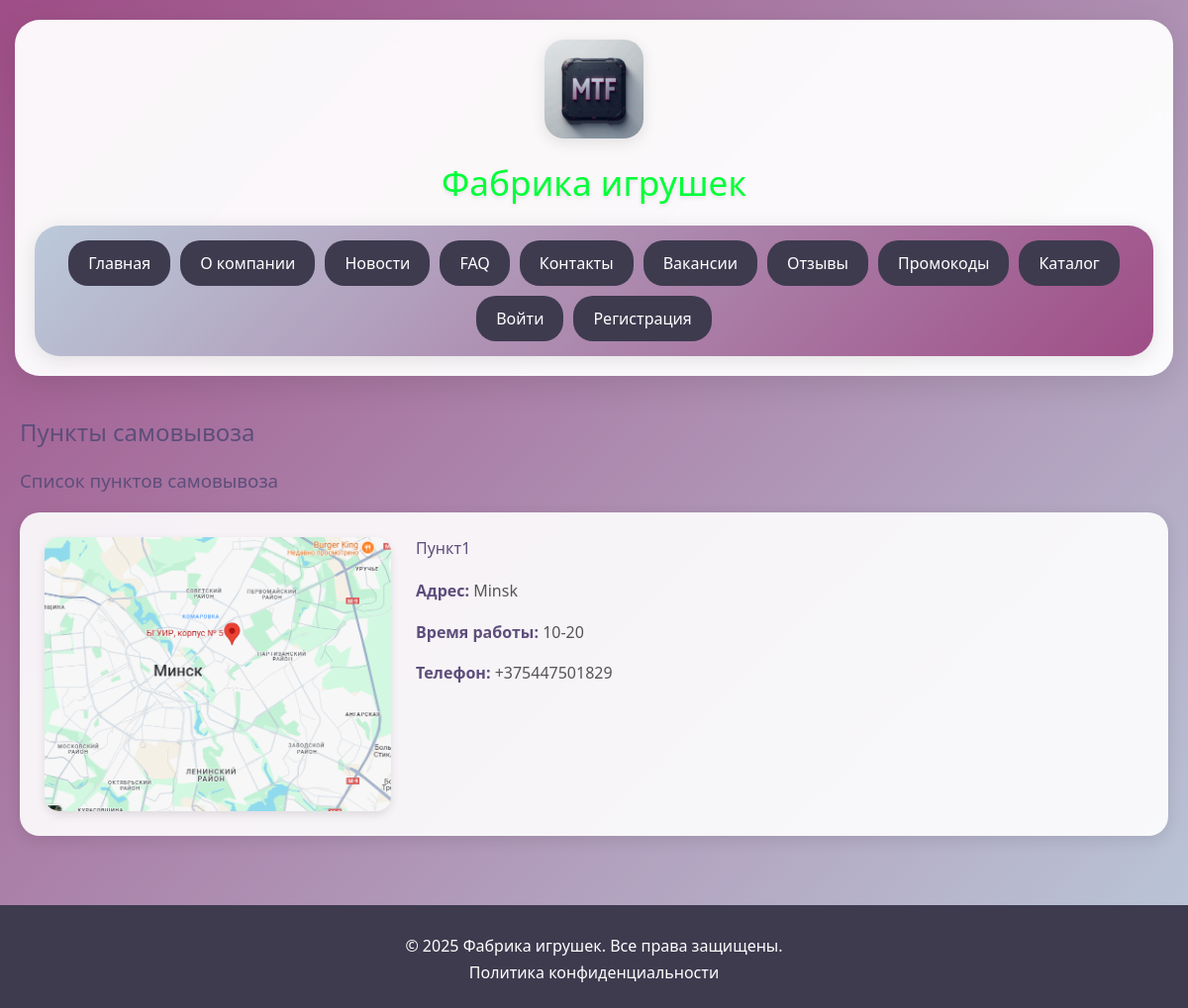
The app's page /catalog/pickup-points/ with its own data.
### catalog/models.py (models this page shows, shortened)
class PickupPoint(models.Model):
    name = models.CharField(max_length=200, verbose_name="Название")
    address = models.CharField(max_length=255, verbose_name="Адрес")
    working_hours = models.CharField(max_length=100, verbose_name="Часы работы")
    phone = models.CharField(max_length=20, verbose_name="Телефон")
    is_active = models.BooleanField(default=True, verbose_name="Активная точка")
    image = models.ImageField(
        upload_to="pickup_points/", blank=True, null=True, verbose_name="Фото"
    )
    class Meta:
        verbose_name = "Пункт самовывоза"
        verbose_name_plural = "Пункты самовывоза"

### catalog/views.py (the view)
def pickup_points_map(request):
    pickup_points = PickupPoint.objects.filter(is_active=True)
    return render(
        request,
        "catalog/pickup_points_map.html",
        {"pickup_points": pickup_points},
    )

### templates/catalog/pickup_points_map.html (shortened to what this page needs)
{% extends 'base.html' %}
{% block content %}
<link rel="stylesheet" href="/static/css/pickup_points.css">
<div class="main-content">
    <h2>Пункты самовывоза</h2>
    <div>
        <div>
            <h3>Список пунктов самовывоза</h3>
            {% for point in pickup_points %}
            <div class="pickup-point">
                {% if point.image %}
                <img src="{{ point.image.url }}" alt="Фото {{ point.name }}">
                {% endif %}
                <div class="pickup-info">
                    <h4>{{ point.name }}</h4>
                    <p><strong>Адрес:</strong> {{ point.address }}</p>
                    <p><strong>Время работы:</strong> {{ point.working_hours }}</p>
                    <p><strong>Телефон:</strong> {{ point.phone }}</p>
                </div>
            </div>
            {% empty %}
            <p>Пункты самовывоза не найдены</p>
            {% endfor %}
            </div>
        </div>
    </div>
{% endblock %}

### static/css/base.css (style rules this page uses)
body { margin: 0; background: -webkit-linear-gradient(135deg, #bbcada 0%, #9f4d86 100%); min-height: 100vh; font-family: 'Segoe UI', Tahoma, Geneva, Verdana, sans-serif; }

### static/css/pickup_points.css (style rules this page uses)
.main-content { max-width: 1200px; margin: 0 auto; padding: 20px; }
h2, h3, h4 { color: #5d4e7b; margin-bottom: 20px; font-weight: 300; }
.pickup-point { background: rgba(255, 255, 255, 0.9); padding: 25px; border-radius: 20px; box-shadow: 0 4px 15px rgba(0, 0, 0, 0.1); margin-bottom: 30px; display: flex; gap: 25px; align-items: flex-start; }
.pickup-point img { width: 350px; height: auto; border-radius: 15px; box-shadow: 0 4px 10px rgba(0, 0, 0, 0.1); flex-shrink: 0; }
.pickup-info h4 { margin-top: 0; }
.pickup-info p { margin-bottom: 10px; line-height: 1.6; color: #555; }
.pickup-info strong { color: #5d4e7b; }
p { color: #555; }

### records on screen
PickupPoint: image (picture), name "Пункт1", address "Minsk", working_hours "10-20", phone "+375447501829"
